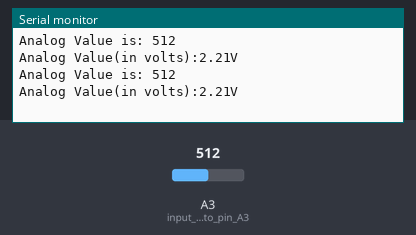
A sketch run on a simulated Arduino Uno, built with avr-gcc and run on an emulated ATmega328P. On the bench: the last lines printed to the serial monitor. The test bench sets the inputs (shaded band); at power-on: A3 (input_connected_to_pin_A3) = 512.

Above: at 2.8 s.
2.9 s: A3 (input_connected_to_pin_A3) set to 716
At 5.0 s:
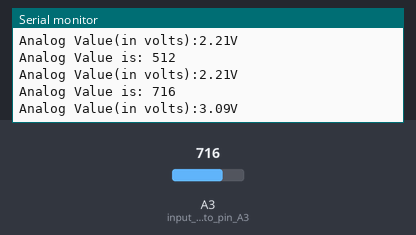
5.6 s: A3 (input_connected_to_pin_A3) set to 900
At 6.6 s:
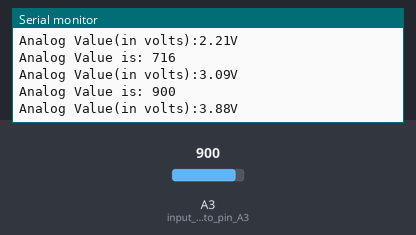
Timing chart, 0 to 8.6 s (numbered marks = the images above; inputs shaded):
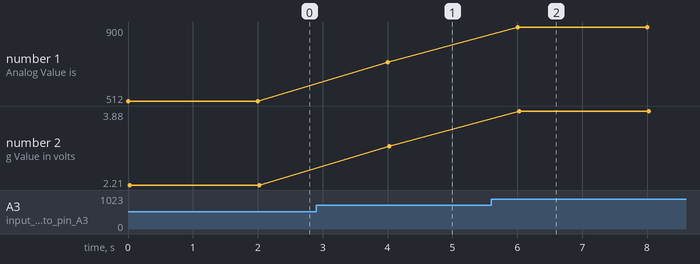

The sketch:

adc.ino
```cpp
/*
 * This code test ADC.
 * input is connected to A3 pin.
 * Frequency is 16MHz
 * Aref pin is given voltage from power supply
 * ADC is configured in 10-bit mode
 */
int val = 0;            // variable to store the raw value of ADC conversion
float volt = 0;         // ADC value in volts
float Aref = 4.42;      // voltage supplied at Aref pin of UC

void setup()
{
  //analogReference(DEFAULT);     // default is 5V;
  analogReference(EXTERNAL);     // external; voltage applied on AREF pin
  pinMode(A3, INPUT);           // input connected to pin A3
  Serial.begin(9600);          //  setup serial - for debugging purpose
}

/*
 * Function to convert raw value to volts
 */
void convert_to_volt()
{
  volt = (Aref/1024)*val ;
 // return volt;
}

void loop()
{
  val = analogRead(A3);    // read the input pin A3
  convert_to_volt();       // convert raw value to volts

  Serial.print("Analog Value is: "); //
  Serial.println(val);             // debug value
  Serial.print ("Analog Value(in volts):");
  Serial.print(volt);             // debug value
  Serial.println("V");
  delay(2000);
}
```

Measured:
- after the input at 2.9 s, the serial monitor: prints a new line after 1.1 s (image 1)
- after the input at 5.6 s, the serial monitor: prints a new line after 0.40 s (image 2)
- plotted number 1: 512 → 716 after the input at 2.9 s, 716 → 900 after the input at 5.6 s
- plotted number 2: 2.21 → 3.09 after the input at 2.9 s, 3.09 → 3.88 after the input at 5.6 s
